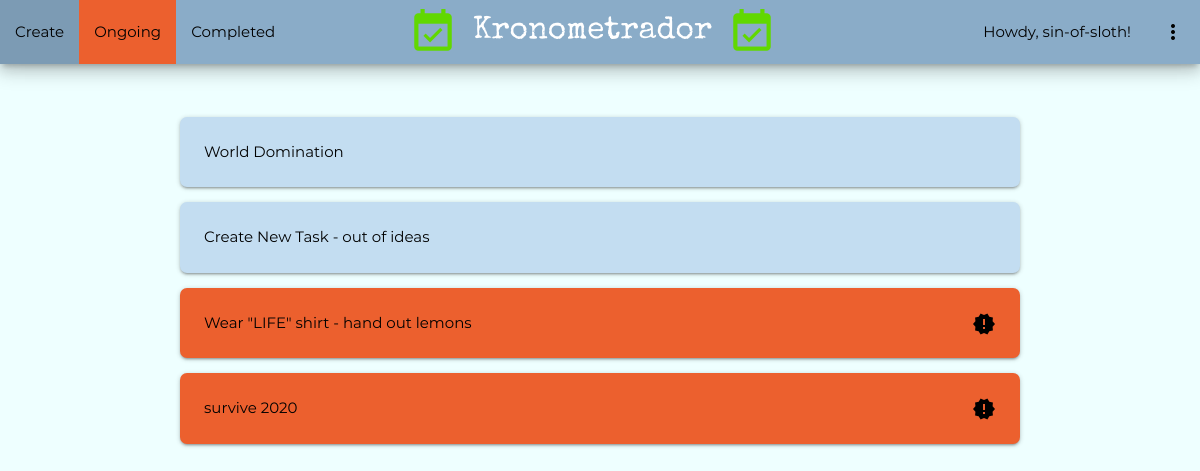
/current/ (signed in), run on the app's committed database.
### todo/models.py (models this page shows, shortened)
class Todo(models.Model) :
    title = models.CharField(max_length=30)
    memo = models.TextField(blank=True)
    created = models.DateTimeField(auto_now_add=True)
    datecompleted = models.DateTimeField(null=True, blank=True)
    important = models.BooleanField(default=False)
    user = models.ForeignKey(User, on_delete=models.CASCADE)

### todo/views.py (the view)
# urls.py: path('current/', views.currenttodos, name='currenttodos'),
@login_required
def currenttodos(request) :
    if request.COOKIES.get('origin', '') == 'create' :
        message = 'Task created!'
    elif request.COOKIES.get('origin', '') == 'update' :
        message = 'Task updated!'
    elif request.COOKIES.get('origin', '') == 'delete' :
        message = 'Task deleted!'
    elif request.COOKIES.get('origin', '') == 'complete' :
        message = 'Task marked complete!'
    elif request.COOKIES.get('origin', '') == 'undocomplete' :
        message = 'Task marked incomplete!'
    else :
        message = ''
    todos = Todo.objects.filter(user=request.user, datecompleted__isnull=True)
    count = Quote.objects.all().aggregate(count=Count('id'))['count']
    rand_index = randint(0, count - 1)
    time_quote = Quote.objects.all()[rand_index]
    response = render(request, 'todo/currenttodos.html', {'todos':todos, 'time_quote':time_quote, 'message':message})
    response.delete_cookie('origin')
    return response

### todo/templates/todo/currenttodos.html (shortened to what this page needs)
{% extends 'todo/base.html' %}
{% block home-url %}{% url 'home' %}{% endblock %}
{% block create-url %}{% url 'createtodo' %}{% endblock %}
{% block current-url %}#!{% endblock %}
{% block completed-url %}{% url 'completedtodos' %}{% endblock %}
{% block current-active %}class="active"{% endblock %}
{% block content %}
<div class="container">
    {% if todos %}
    {% for todo in todos %}
    <div class="card-panel {% if todo.important %}imp-{% endif %}todo-card">
        <a href="{% url 'viewtodo' todo.id %}">
            {{ todo.title }}
            {% if todo.memo %}
                - {{ todo.memo }}
            {% endif %}
        </a>
        {% if todo.important %}
        <i class="material-icons right">new_releases</i>
        {% endif %}
    </div>
    {% endfor %}
    {% endif %}
</div>
{% endblock %}

### todo/templates/todo/base.html (shortened to what this page needs)
<!DOCTYPE html>
<html lang="en">
<head>
    {% load static %}
    {% ifequal request.COOKIES.theme "dark" %}<link rel="stylesheet" type="text/css" href="{% static 'todo/css/dark.css' %}" id="theme" class="dark">{% else %}<link rel="stylesheet" type="text/css" href="{% static 'todo/css/light.css' %}" id="theme" class="light">{% endifequal %}
    <link rel="stylesheet" type="text/css" href="{% static 'todo/css/materialize.css' %}">
    <link rel="stylesheet" type="text/css" href="{% static 'todo/css/style.css' %}">
</head>
<body>
    <div class="navbar-fixed">
        <nav class="z-depth-3">
            <div class="nav-wrapper">
                <a href="{% block home-url %}{% endblock %}" class="brand-logo center{% block brand-active %}{% endblock %}"><i class="material-icons right brand-icon">event_available</i><i class="material-icons left brand-icon">event_available</i>Kronometrador</a>
                {% if user.is_authenticated %}
                <ul class="left hide-on-med-and-down">
                    <li {% block create-active %}{% endblock %}><a href="{% block create-url %}{% endblock %}">Create</a></li>
                    <li {% block current-active %}{% endblock %}><a href="{% block current-url %}{% endblock %}">Ongoing</a></li>
                    <li {% block completed-active %}{% endblock %}><a href="{% block completed-url %}{% endblock %}">Completed</a></li>
                </ul>
                <ul class="right hide-on-med-and-down">
                    <li>Howdy, {{ user.username}}!&emsp;</li>
                    <li><a class="dropdown-trigger" href="#!" data-target="dropdown1"><i class="material-icons rotate">more_vert</i></a></li>
                </ul>
                {% endif %}
            </div>
        </nav>
    </div>
    <br><br>
    {% block content %}{% endblock %}
</body>
</html>

### todo/static/todo/css/light.css (style rules this page uses)
body { background-color: #eeffff; color: #000000; }
.nav-wrapper { background-color: #8aacc8 !important; }
.nav-wrapper ul li, .nav-wrapper ul li a { color: #000000 !important; }
nav ul li.active, nav ul li.active:hover { background-color: #ec602e !important; }
.todo-card { background-color: #c3ddf1 !important;; }
.todo-card a, .imp-todo-card a, .imp-todo-card i, .todo-card i, .imp-btn { color: #000000; }
.imp-todo-card { background-color: #ec602e !important; }

### todo/static/todo/css/style.css (style rules this page uses)
.material-icons { font-family: 'Material Icons'; font-weight: normal; font-style: normal; font-size: 24px; line-height: 1; letter-spacing: normal; text-transform: none; display: inline-block; white-space: nowrap; word-wrap: normal; direction: ltr; -webkit-font-feature-settings: 'liga'; -webkit-font-smoothing: antialiased; }
body { font-family: 'Montserrat'; }
body, .nav-wrapper, .dropdown-content { transition: background-color .5s ease-in-out !important; }
.brand-logo { font-family: 'Special Elite' !important; }
.brand-icon { font-size: 50px !important; color: #61d800 !important; }
.rotate { -moz-transition: all .2s linear; -webkit-transition: all .2s linear; transition: all .2s linear; }
.card-panel { border-radius: 7px !important; }

### data on the page
Todo: title "World Domination"
Todo: title "Create New Task", memo "out of ideas"
Todo: title "Wear \"LIFE\" shirt", memo "hand out lemons", important True (drawn)
Todo: title "survive 2020", important True (drawn)

### other printed values
{{ user.username }} "sin-of-sloth"
